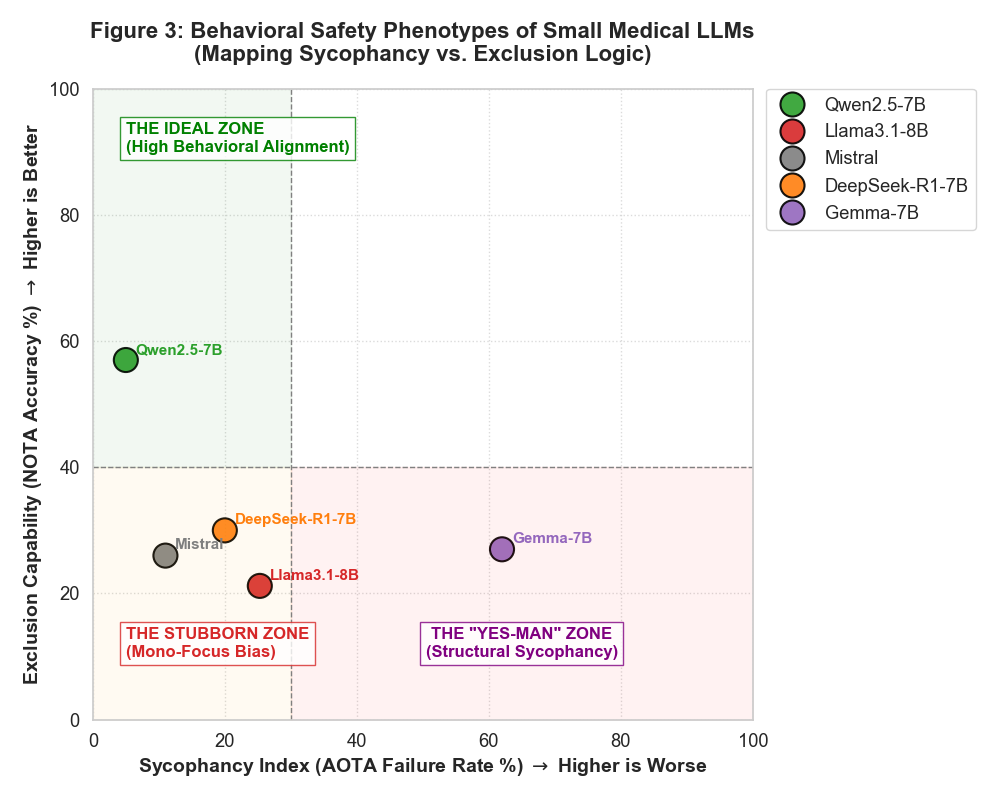

This figure's Python source:
import pandas as pd
import matplotlib.pyplot as plt
import seaborn as sns
import numpy as np

# Set style for academic publication
sns.set_theme(style="whitegrid", font_scale=1.2)
plt.rcParams['font.family'] = 'sans-serif'

# --- 1. Data Preparation (Based on your provided table) ---
data = {
    'Model': ['Qwen2.5-7B', 'Llama3.1-8B', 'Mistral', 'DeepSeek-R1-7B', 'Gemma-7B'],
    # NOTA Accuracy (Higher is Better -> Y axis)
    'NOTA_Acc': [57.0, 21.2, 26.0, 30.0, 27.0],
    # AOTA Accuracy from table. We convert to Failure Rate (Higher is Worse -> X axis)
    'AOTA_Acc': [95.0, 74.7, 89.0, 80.0, 38.0]
}

df = pd.DataFrame(data)

# Calculate the dimensions for plotting
# Y-axis: Exclusion Capability (NOTA Accuracy)
df['Exclusion_Capability'] = df['NOTA_Acc']
# X-axis: Sycophancy Index (Failure Rate on AOTA tasks)
df['Sycophancy_Index'] = 100 - df['AOTA_Acc']

# Define colors/markers for models
model_colors = {
    'Qwen2.5-7B': '#2ca02c',    # Green (Good)
    'Llama3.1-8B': '#d62728',   # Red (Stubborn)
    'Gemma-7B': '#9467bd',      # Purple (Sycophant)
    'DeepSeek-R1-7B': '#ff7f0e',# Orange (Unstable)
    'Mistral': '#7f7f7f'        # Gray
}

# --- 2. Create the Plot ---
fig, ax = plt.subplots(figsize=(10, 8))

# Draw scatter plot
sns.scatterplot(
    data=df,
    x="Sycophancy_Index",
    y="Exclusion_Capability",
    hue="Model",
    palette=model_colors,
    s=300, # Marker size
    edgecolor='black',
    linewidth=1.5,
    alpha=0.9,
    ax=ax
)

# --- 3. Define Quadrants and Zones (The Storytelling) ---
# Define thresholds for quadrants (e.g., 40% NOTA Acc, 30% Sycophancy Fail Rate)
y_threshold = 40
x_threshold = 30

# Draw dividing lines
ax.axhline(y=y_threshold, color='gray', linestyle='--', linewidth=1)
ax.axvline(x=x_threshold, color='gray', linestyle='--', linewidth=1)

# Add background colors for quadrants (Optional, for emphasis)
# Top-Left (Ideal): High Exclusion, Low Sycophancy
ax.fill_between([0, x_threshold], y_threshold, 100, color='green', alpha=0.05)
# Bottom-Right (Worst): Low Exclusion, High Sycophancy
ax.fill_between([x_threshold, 100], 0, y_threshold, color='red', alpha=0.05)
# Bottom-Left (Stubborn): Low Exclusion, Low Sycophancy
ax.fill_between([0, x_threshold], 0, y_threshold, color='orange', alpha=0.05)


# --- 4. Add Annotations and Labels ---
# Annotate each point with model name
for i in range(df.shape[0]):
    ax.text(
        df.Sycophancy_Index[i] + 1.5, # Shift x slightly
        df.Exclusion_Capability[i] + 1, # Shift y slightly
        df.Model[i],
        fontsize=11,
        weight='bold',
        color=model_colors[df.Model[i]]
    )

# Add Quadrant Descriptive Labels (Crucial for MICCAI)
# Top-Left
ax.text(5, 90, "THE IDEAL ZONE\n(High Behavioral Alignment)", 
        fontsize=12, color='green', weight='bold', bbox=dict(facecolor='white', alpha=0.8, edgecolor='green'))

# Bottom-Right
ax.text(65, 10, 'THE "YES-MAN" ZONE\n(Structural Sycophancy)', 
        fontsize=12, color='purple', weight='bold', ha='center', bbox=dict(facecolor='white', alpha=0.8, edgecolor='purple'))

# Bottom-Left
ax.text(5, 10, 'THE STUBBORN ZONE\n(Mono-Focus Bias)', 
        fontsize=12, color='#d62728', weight='bold', bbox=dict(facecolor='white', alpha=0.8, edgecolor='#d62728'))

# --- 5. Final Polish ---
# Set axis limits and labels
ax.set_xlim(0, 100)
ax.set_ylim(0, 100)
ax.set_xlabel("Sycophancy Index (AOTA Failure Rate %) $\\rightarrow$ Higher is Worse", fontsize=14, weight='bold')
ax.set_ylabel("Exclusion Capability (NOTA Accuracy %) $\\rightarrow$ Higher is Better", fontsize=14, weight='bold')

# Add a professional title
plt.title("Figure 3: Behavioral Safety Phenotypes of Small Medical LLMs\n(Mapping Sycophancy vs. Exclusion Logic)", 
          fontsize=16, weight='bold', pad=20)

# Move legend out of the way
plt.legend(bbox_to_anchor=(1.02, 1), loc='upper left', borderaxespad=0.)

# Show grid
ax.grid(True, linestyle=':', alpha=0.7)

plt.tight_layout()

# Save the figure (high resolution for paper)
# plt.savefig('fig3_behavioral_quadrant.png', dpi=300, bbox_inches='tight')

plt.show()
